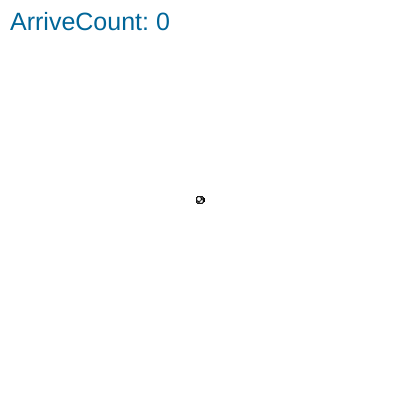
Frame 1 (no input)
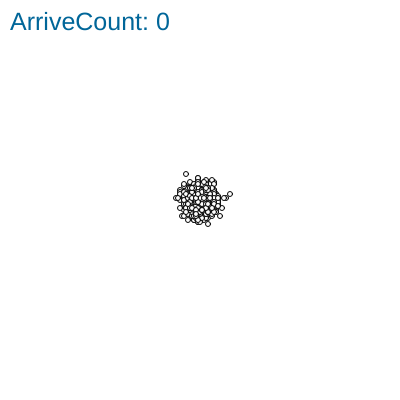
Frame 60 (no input)
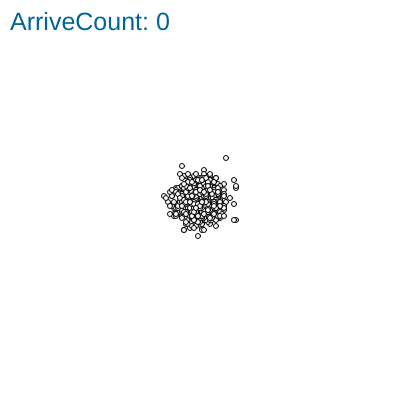
Frame 120 (the mouse pressed at the canvas centre since frame 60)

The p5.js sketch that drew these frames (run headless with seeded random() and noise() and a simulated clock; from frame 60 on, the mouse is pressed at the canvas centre):

// p5.js sketch
// ── sketch.js
var x;
var y;

var homeX = 1000;


// 函数setup() : 准备阶段
function setup() {
	createCanvas(400,400);

	// 一大堆张三
	x = new Array();
	y = new Array();
	for(var i=0;i<1000;i++)
	{
		x[i] = 0;
		y[i] = 0;
	}
}

// 函数draw()：作画阶段
function draw() {	


	fill(255,255);
	rect(-10,-10,width+20,height+20);
	
	var arriveCount = 0;
	for(var i=0;i<x.length;i++)
	{
		// 随机移动
		var r0 = random(0,1);
		var xi = x[i];
		var yi = y[i];

		if(xi>=homeX)
		{
			arriveCount ++;
			continue;
		}

		if(r0<0.5)
		{
			xi ++;
		}
		else
		{
			xi--;
		}
		var r1 = random(0,1);
		if(r1<0.5)
		{
			yi ++;
		}
		else
		{
			yi--;
		}
		x[i] = xi;
		y[i] = yi;

		// 显示出来
		fill(255);
		drawZhangSan(xi,yi);
	}
	
	fill(0, 102, 153);
	textSize(25);
	text('ArriveCount: ' + arriveCount, 10, 30);
	//text("ArriveCount:" + arriveCount, 10,10);
	//ellipse(100,100,10,50);
	drawHome(homeX);

}

function drawZhangSan(xi,yi)
{
	push();
	// 把绘图的坐标系移动到屏幕中心
	translate(width/2,height/2);

	ellipse(xi,yi,5,5);
	pop();
}

function drawHome(x)
{
	push();
	// 把绘图的坐标系移动到屏幕中心
	translate(width/2,height/2);

	line(x,-500,x,500);
	pop();
}
